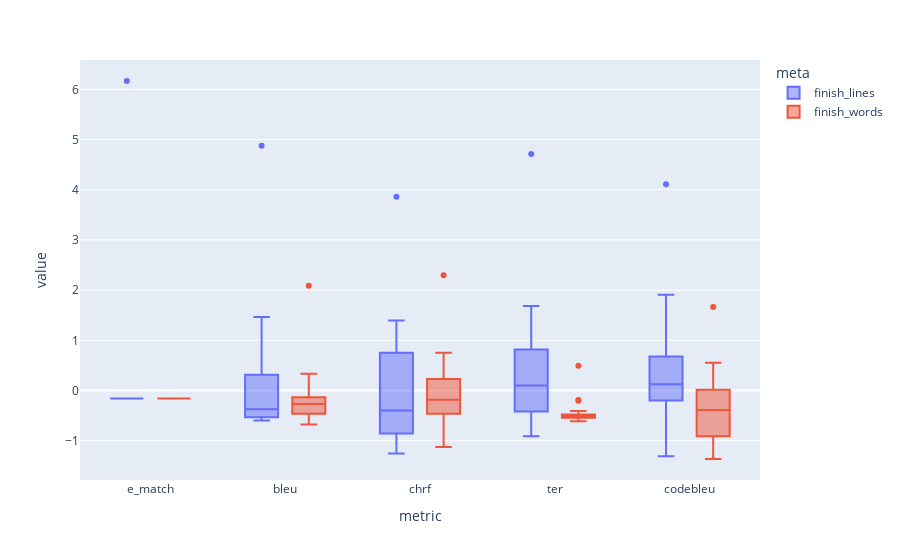

Notebook cell for this chart:
### Markdown cell above
All metrics have non 0 values and correlation  
ter as expected has negative correlation with other metrics

### Code cell
df_show = df.copy()
df_show[metrics] = df_show[metrics] / df_show[metrics].std()
df_show[metrics] -= df_show[metrics].mean()
df_show = df_show[['meta'] + metrics].melt('meta', var_name='metric')

px.box(
    df_show,
    x='metric',
    y='value',
    color='meta'
)

### Figure 1 — Plotly figure (JSON) as saved in the notebook; plotly's stock layout.template omitted (floating-point values rounded to 4 significant figures)
{"data": [{"alignmentgroup": "True", "hovertemplate": "meta=finish_lines<br>metric=%{x}<br>value=%{y}<extra></extra>", "legendgroup": "finish_lines", "marker": {"color": "#636efa"}, "name": "finish_lines", "notched": false, "offsetgroup": "finish_lines", "orientation": "v", "showlegend": true, "type": "box", "x": ["e_match", "e_match", "e_match", "e_match", "e_match", "e_match", "e_match", "e_match", "e_match", "e_match", "e_match", "e_match", "e_match", "e_match", "e_match", "e_match", "e_match", "e_match", "e_match", "e_match", "bleu", "bleu", "bleu", "bleu", "bleu", "bleu", "bleu", "bleu", "bleu", "bleu", "bleu", "bleu", "bleu", "bleu", "bleu", "bleu", "bleu", "bleu", "bleu", "bleu", "chrf", "chrf", "chrf", "chrf", "chrf", "chrf", "chrf", "chrf", "chrf", "chrf", "chrf", "chrf", "chrf", "chrf", "chrf", "chrf", "chrf", "chrf", "chrf", "chrf", "ter", "ter", "ter", "ter", "ter", "ter", "ter", "ter", "ter", "ter", "ter", "ter", "ter", "ter", "ter", "ter", "ter", "ter", "ter", "ter", "codebleu", "codebleu", "codebleu", "codebleu", "codebleu", "codebleu", "codebleu", "codebleu", "codebleu", "codebleu", "codebleu", "codebleu", "codebleu", "codebleu", "codebleu", "codebleu", "codebleu", "codebleu", "codebleu", "codebleu"], "x0": " ", "xaxis": "x", "y": [-0.1581, -0.1581, -0.1581, -0.1581, -0.1581, -0.1581, -0.1581, 6.166, -0.1581, -0.1581, -0.1581, -0.1581, -0.1581, -0.1581, -0.1581, -0.1581, -0.1581, -0.1581, -0.1581, -0.1581, -0.5739, -0.3612, -0.5646, -0.3897, -0.0525, -0.5911, 1.302, 4.875, 1.466, 1.007, -0.5911, -0.4798, -0.4546, -0.2469, -0.4821, -0.3539, -0.5042, 0.4588, -0.5976, 0.1743, -1.035, -0.7471, -0.9916, -0.3585, -0.08313, -1.116, 0.7332, 3.86, 1.251, 1.068, -1.253, 0.3814, -0.7689, 0.2482, -0.4448, -0.4338, -0.943, 0.77, -0.6213, 1.393, 1.683, 1.683, -0.2626, 0.2419, -0.4308, 4.71, -0.04641, -0.9113, -0.5869, -0.1906, -0.04641, 0.6022, -0.4788, 0.386, 1.035, 0.386, 1.467, -0.5269, -0.4068, 0.386, 0.739, 0.3549, 0.09014, -0.197, -0.4335, -0.005749, -0.04802, 4.11, 0.8579, 1.907, 0.2816, -0.197, -1.31, 0.2816, -0.197, 1.089, -0.197, -0.9074, 0.6193, 0.1619], "y0": " ", "yaxis": "y"}, {"alignmentgroup": "True", "hovertemplate": "meta=finish_words<br>metric=%{x}<br>value=%{y}<extra></extra>", "legendgroup": "finish_words", "marker": {"color": "#EF553B"}, "name": "finish_words", "notched": false, "offsetgroup": "finish_words", "orientation": "v", "showlegend": true, "type": "box", "x": ["e_match", "e_match", "e_match", "e_match", "e_match", "e_match", "e_match", "e_match", "e_match", "e_match", "e_match", "e_match", "e_match", "e_match", "e_match", "e_match", "e_match", "e_match", "e_match", "e_match", "bleu", "bleu", "bleu", "bleu", "bleu", "bleu", "bleu", "bleu", "bleu", "bleu", "bleu", "bleu", "bleu", "bleu", "bleu", "bleu", "bleu", "bleu", "bleu", "bleu", "chrf", "chrf", "chrf", "chrf", "chrf", "chrf", "chrf", "chrf", "chrf", "chrf", "chrf", "chrf", "chrf", "chrf", "chrf", "chrf", "chrf", "chrf", "chrf", "chrf", "ter", "ter", "ter", "ter", "ter", "ter", "ter", "ter", "ter", "ter", "ter", "ter", "ter", "ter", "ter", "ter", "ter", "ter", "ter", "ter", "codebleu", "codebleu", "codebleu", "codebleu", "codebleu", "codebleu", "codebleu", "codebleu", "codebleu", "codebleu", "codebleu", "codebleu", "codebleu", "codebleu", "codebleu", "codebleu", "codebleu", "codebleu", "codebleu", "codebleu"], "x0": " ", "xaxis": "x", "y": [-0.1581, -0.1581, -0.1581, -0.1581, -0.1581, -0.1581, -0.1581, -0.1581, -0.1581, -0.1581, -0.1581, -0.1581, -0.1581, -0.1581, -0.1581, -0.1581, -0.1581, -0.1581, -0.1581, -0.1581, -0.1842, -0.4708, -0.6746, -0.456, -0.2651, -0.6384, -0.4237, -0.3094, -0.4009, -0.4671, 2.089, 0.02916, -0.2594, -0.4796, 0.2577, -0.1807, -0.1557, 0.3331, -0.2696, -0.1139, -0.235, 0.1878, -1.124, -0.3649, 0.6261, -0.9261, -0.5602, -0.1829, -0.4684, -0.6884, 2.295, 0.4557, 0.1207, -0.3638, 0.7502, -0.4595, -0.1143, -0.1862, 0.2732, 0.05505, -0.5059, -0.606, -0.4788, -0.52, 0.4941, -0.4788, -0.5029, -0.5632, -0.5043, -0.1906, -0.4068, -0.5683, -0.5194, -0.2037, -0.4788, -0.4961, -0.4788, -0.5653, -0.6119, -0.5077, -1.364, -0.09307, -0.197, -1.133, 0.2304, -0.843, -0.01397, 0.2927, -0.04311, -0.577, 1.663, -0.9003, -0.6082, -0.1411, -0.9037, -0.9267, 0.04229, 0.5521, -0.9207, -1.115], "y0": " ", "yaxis": "y"}], "layout": {"boxmode": "group", "legend": {"title": {"text": "meta"}, "tracegroupgap": 0}, "margin": {"t": 60}, "xaxis": {"anchor": "y", "domain": [0, 1], "title": {"text": "metric"}}, "yaxis": {"anchor": "x", "domain": [0, 1], "title": {"text": "value"}}}}
